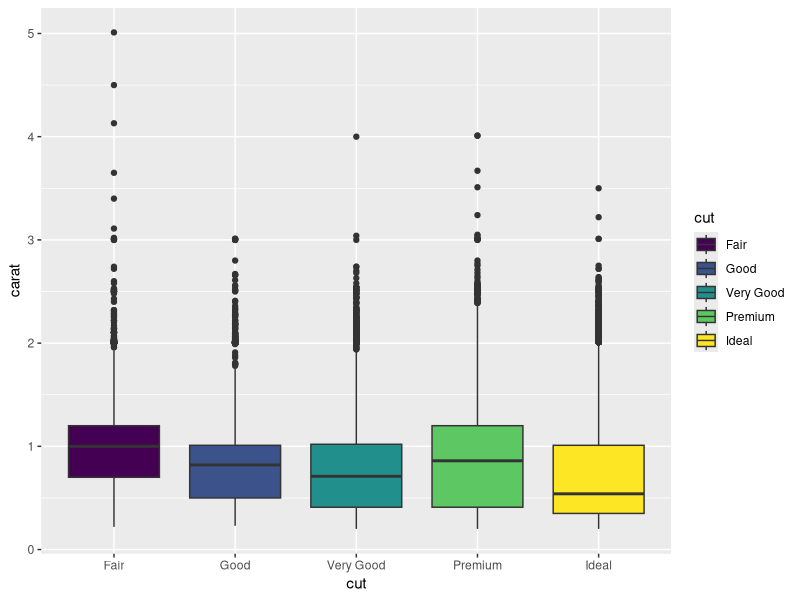

This chart was generated by the following R code:
## ---- chunk 1
library(ggplot2)      # Graphic package
library(rmarkdown)
library(knitr)      
library(stringr)

options(scipen=100)

knitr::opts_chunk$set(echo = FALSE)
knitr::opts_chunk$set(eval = TRUE)
knitr::opts_chunk$set(tidy = TRUE)
knitr::opts_chunk$set(warning = TRUE)
knitr::opts_chunk$set(error = FALSE)
knitr::opts_chunk$set(message = FALSE)

Sys.setenv(tz="asia/tokyo")

## ---- chunk 2
graph_data <- ggplot(diamonds, aes(y=carat,x=cut, fill=cut))+geom_boxplot()
plot(graph_data)
